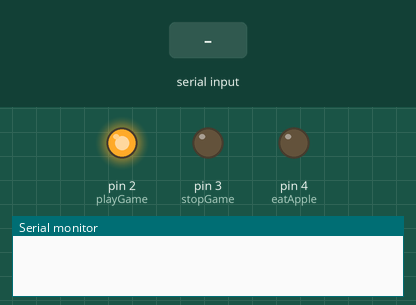
Recording of a sketch running on a simulated Arduino Uno, built for the host (arithmetic inside an expression is 32-bit, double 64-bit). On the bench: output pins drawn as LEDs (lit = HIGH), the last lines printed to the serial monitor. The test bench sets the inputs (shaded band). Random numbers use the default seed unless the sketch sets one.

Above: at 1.2 s.
1.3 s: "1" received over Serial
At 3.9 s:
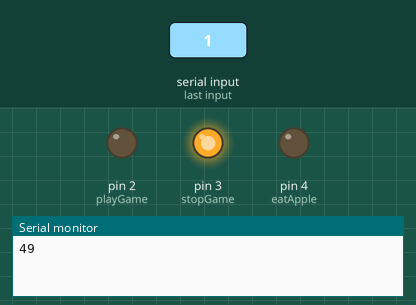
Timing chart, 0 to 5.4 s (numbered marks = the images above; inputs shaded):
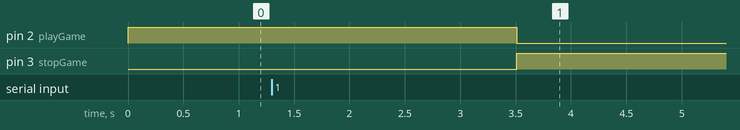

The sketch:

main.ino
```cpp
#include "SPI.h"
#define UP 48
#define DOWN 49
#define RIGHT 50
#define LEFT 51
#define X 0
#define Y 1
const int latchPin = 10;
const int clockPin = 13;
const int dataPin = 11;
uint8_t picture[8][8];
bool gameOver = false;
const int playGame = 2;
const int stopGame = 3;
const int eatApple = 4;

void setup() {
  Serial.begin(115200);
  SPI.begin();
  SPI.beginTransaction(SPISettings(16000000, MSBFIRST, SPI_MODE0));
  startGame();
  generateApple();
  pinMode(playGame, OUTPUT);
  pinMode(stopGame, OUTPUT);
  pinMode(eatApple, OUTPUT);
  randomSeed(analogRead(A0));
}

unsigned long int timeDelayMoving = 0;
unsigned long int timeDelayRPS = 0;
unsigned long int timeWhereAppleEaten = 0;
bool appleWasEaten = false;

int direction;
void loop() {

  if(gameOver){
    digitalWrite(stopGame, 1);
    digitalWrite(playGame, 0);
  }else{
    digitalWrite(playGame, 1);
  }


  if(appleWasEaten){
    if(millis() - timeWhereAppleEaten > 100){
      appleWasEaten = false;
      digitalWrite(eatApple, 0);
    }
  }

  if(millis() - timeDelayMoving > 500 && !gameOver){
    timeDelayMoving = millis();
    movingSnake();
  }
  movingSnakeFromKeyboard();
  render();
}

void render(){
  byte b = 0;
  for(uint8_t i = 0; i < 8; i++){
    for(uint8_t j  = 0; j < 8; j++){
      bitWrite(b, j, picture[i][j]);
    }
    digitalWrite(SS, LOW);
    SPI.transfer(~(1 << i));
    SPI.transfer(b);
    digitalWrite(SS, HIGH);
  }
}


uint8_t directionMoving = RIGHT;
uint8_t snake[64][2];
uint8_t lengthSnake = 2;

void startGame(){
  for(int i = lengthSnake; i >= 0; i--){
    snake[i][X] = 4;
    snake[i][Y] = i;
    setPixel(4, i);
  }
}


void movingSnakeFromKeyboard(){
  while (Serial.available() > 0) {
    int readChar = Serial.read();
    Serial.println(readChar);
    switch(readChar){
      case UP:
        if(directionMoving != DOWN){
          directionMoving = UP;
        }
        break;
      case DOWN:
        if(directionMoving != UP){
          directionMoving = DOWN;
        }
        break;
      case RIGHT:
        if(directionMoving != LEFT){
          directionMoving = RIGHT;
        }
        break;
      case LEFT:
        if(directionMoving != RIGHT){
          directionMoving = LEFT;
        }
        break;
    }
  }
}

uint8_t apple[2];
bool doneGenerateApple = true;

void generateApple() {
  while (true) {
    apple[X] = random(0, 8);
    apple[Y] = random(0, 8);

    bool intersectsWithSnake = false;

    for (int i = 0; i < lengthSnake; i++) {
      if (snake[i][X] == apple[X] && snake[i][Y] == apple[Y]) {
        intersectsWithSnake = true;
        break;
      }
    }

    if (!intersectsWithSnake) {
      break;
    }
  }

  setPixel(apple[X], apple[Y]);
}

void movingSnake(){
  if(snake[lengthSnake][X] == apple[X] && snake[lengthSnake][Y] == apple[Y]){
    appleWasEaten = true;
    timeWhereAppleEaten = millis();
    digitalWrite(eatApple, 1);

    lengthSnake++;

    snake[lengthSnake][X] = apple[X];
    snake[lengthSnake][Y] = apple[Y];

    clearPixel(apple[X], apple[Y]);

    generateApple();

    setPixel(snake[lengthSnake][X], snake[lengthSnake][Y]);
  }else{
    clearPixel(snake[0][X], snake[0][Y]);
    shiftElements();
    }

  switch(directionMoving){
      case UP:
        snake[lengthSnake][X] = snake[lengthSnake-1][X] + 1;
        break;
      case DOWN:
        snake[lengthSnake][X] = snake[lengthSnake-1][X] - 1;
        break;
      case RIGHT:
        snake[lengthSnake][Y] = snake[lengthSnake][Y] + 1;
        break;
      case LEFT:
        snake[lengthSnake][Y] = snake[lengthSnake][Y] - 1;
        break;
    }
    checkCollision();

  setPixel(snake[lengthSnake][X], snake[lengthSnake][Y]);
}

void shiftElements(){
  for(int i = 0; i < lengthSnake; i++){
    snake[i][X] = snake[i+1][X];
    snake[i][Y] = snake[i+1][Y];
  }
}

void checkCollision(){
  if(snake[lengthSnake][X] > 7 || snake[lengthSnake][Y] > 7 ||
      snake[lengthSnake][X] < 0 || snake[lengthSnake][Y] < 0){
        gameOver = true;
  }

   for (int i = 0; i < lengthSnake - 1; i++) {
    if (snake[i][X] == snake[lengthSnake - 1][X] &&
    snake[i][Y] == snake[lengthSnake - 1][Y]) {
      gameOver = true;
    }
  }

}

void setPixel(uint8_t x, uint8_t y){
  picture[x][y] = 1;
}
void clearPixel(uint8_t x, uint8_t y){
  picture[x][y] = 0;
}
```
